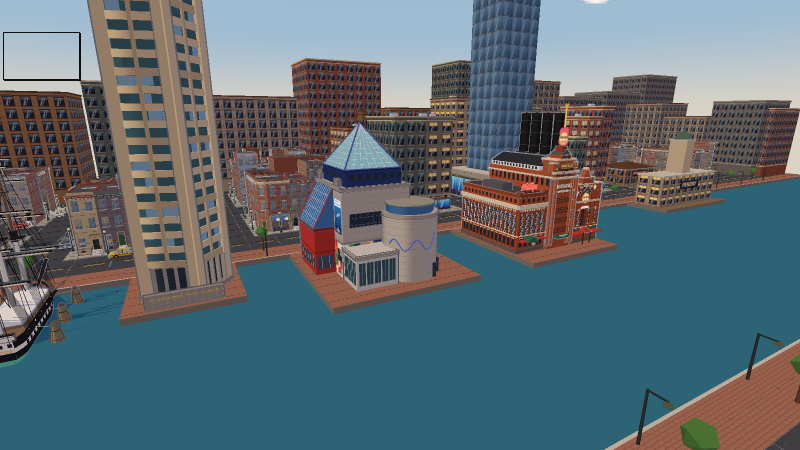
#> input picture code/th_scratch/hero_d.png, 1600 x 900 px, given in place of out.png, which was not available (shown at 1/2 size)
$ python clean.py out.png out.png
#> lines starting #> are read from the running program, lines starting #| are printed output that depends on the picture; after the words box and inside, x2 and y2 are one past the last pixel; in counts of white or black regions, pixels touching at a corner belong together; pictures that were not available may be replaced by others from this repository, and a replacement may not be noted
from PIL import Image;import numpy as np
from scipy import ndimage
import sys
def clean(f):
#> called with f = 'out.png'
  a=np.array(Image.open(f).convert('RGB')).astype(int)
  H,W,_=a.shape
#> H = 900; W = 1600
  m=(a.min(2)>225)
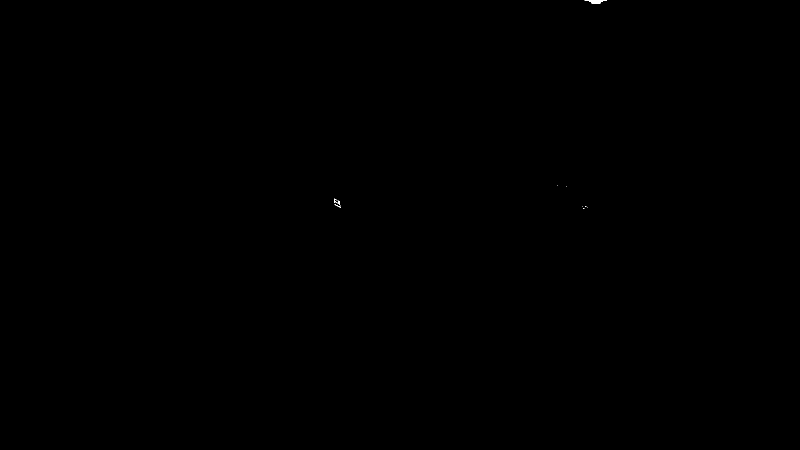
#> m: shape (900, 1600) bool (shown at 1/2 size); 0.02% white; 11 white regions (8 under 20 px), largest, box (x1, y1, x2, y2) and area: (1169, 0, 1214, 7) 188, (668, 397, 680, 410) 41, (669, 408, 681, 416) 20
  lab,n=ndimage.label(m)
#> lab: shape (900, 1600) int32; 19 distinct labels, from 0 to 18
#> n = 18
  boxes=[]
  for s in ndimage.find_objects(lab):
    h=s[0].stop-s[0].start;w=s[1].stop-s[1].start
    if 8<h<30 and 25<w<130 and s[0].start>300: boxes.append((s[0].start-10,s[0].stop+9,s[1].start-6,s[1].stop+9))
#> this loop made 18 passes
#> (h, w) on passes 1 to 12: (7, 45), (1, 1), (1, 1), (9, 2), (1, 1), (1, 2), (1, 1), (1, 2), (8, 4), (3, 5), (1, 1), (5, 8)
#> after the loop, boxes = []
  # stats box: dark region top-left
  d=(a.max(2)<110)
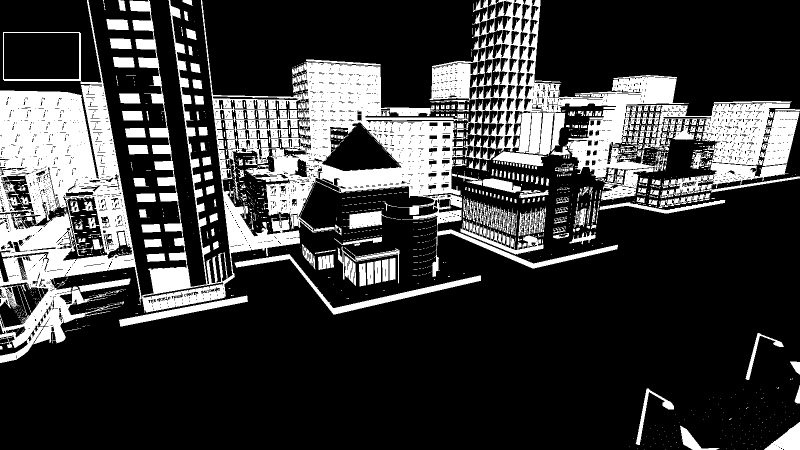
#> d: shape (900, 1600) bool (shown at 1/2 size); 24.1% white; 1452 white regions (1158 under 20 px), largest, box (x1, y1, x2, y2) and area: (259, 0, 1599, 626) 181339, (0, 0, 283, 726) 82970, (1338, 325, 1600, 392) 6447
  l2,_=ndimage.label(d)
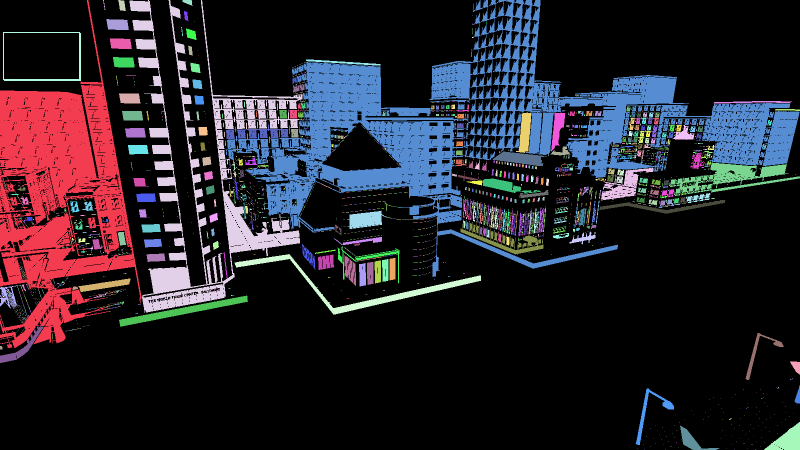
#> l2: shape (900, 1600) int32 (shown at 1/2 size); 2226 distinct labels, from 0 to 2225; one colour per label, 0 black
  k=l2[12,12]
#> k = 0
  if k:
    ys,xs=np.where(l2==k); boxes.append((0,ys.max()+4,0,xs.max()+4))
  for y0,y1,x0,x1 in boxes:
    # fill each row with the colour from a clean column just right (or left) of the box
    for y in range(max(0,y0),min(H,y1)):
      cands=[a[y,max(0,x0-8)],a[y,min(W-1,x1+8)],a[y,max(0,x0-20)],a[y,min(W-1,x1+20)]]
      a[y,max(0,x0):x1]=max(cands,key=lambda c:int(c.sum()))
#> this loop made 0 passes
  return a.astype('uint8'),boxes
if __name__=='__main__':
  a,b=clean(sys.argv[1]); print(b); Image.fromarray(a).save(sys.argv[2])
#> further down, a is the input picture: shape (900, 1600, 3); mean R, G, B 91.3, 107.6, 113.9
#> after `a, b = clean(sys.argv[1])`: b = []
